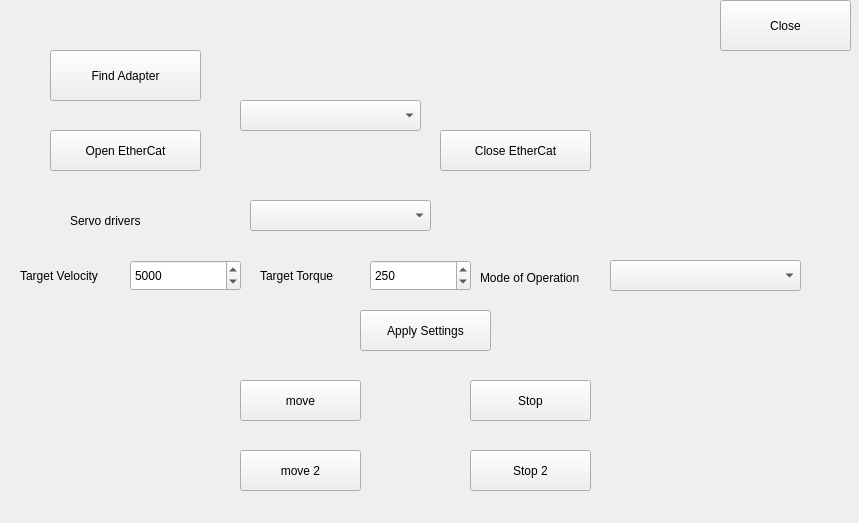
<?xml version="1.0" encoding="UTF-8"?>
<ui version="4.0">
 <class>Widget</class>
 <widget class="QWidget" name="Widget">
  <property name="geometry">
   <rect>
    <x>0</x>
    <y>0</y>
    <width>859</width>
    <height>523</height>
   </rect>
  </property>
  <property name="windowTitle">
   <string>Widget</string>
  </property>
  <widget class="QPushButton" name="FindAdapter">
   <property name="geometry">
    <rect>
     <x>50</x>
     <y>50</y>
     <width>151</width>
     <height>51</height>
    </rect>
   </property>
   <property name="text">
    <string>Find Adapter</string>
   </property>
  </widget>
  <widget class="QComboBox" name="Combo_Adapter">
   <property name="geometry">
    <rect>
     <x>240</x>
     <y>100</y>
     <width>181</width>
     <height>31</height>
    </rect>
   </property>
  </widget>
  <widget class="QPushButton" name="pushButton_open">
   <property name="geometry">
    <rect>
     <x>50</x>
     <y>130</y>
     <width>151</width>
     <height>41</height>
    </rect>
   </property>
   <property name="text">
    <string>Open EtherCat</string>
   </property>
  </widget>
  <widget class="QComboBox" name="Combo_Slaves">
   <property name="geometry">
    <rect>
     <x>250</x>
     <y>200</y>
     <width>181</width>
     <height>31</height>
    </rect>
   </property>
  </widget>
  <widget class="QLabel" name="label">
   <property name="geometry">
    <rect>
     <x>70</x>
     <y>210</y>
     <width>141</width>
     <height>21</height>
    </rect>
   </property>
   <property name="text">
    <string>Servo drivers</string>
   </property>
  </widget>
  <widget class="QPushButton" name="pushButton_move">
   <property name="geometry">
    <rect>
     <x>240</x>
     <y>380</y>
     <width>121</width>
     <height>41</height>
    </rect>
   </property>
   <property name="text">
    <string>move</string>
   </property>
  </widget>
  <widget class="QPushButton" name="pushButton_Close">
   <property name="geometry">
    <rect>
     <x>440</x>
     <y>130</y>
     <width>151</width>
     <height>41</height>
    </rect>
   </property>
   <property name="text">
    <string>Close EtherCat</string>
   </property>
  </widget>
  <widget class="QSpinBox" name="spinBox_TargetVelocity">
   <property name="geometry">
    <rect>
     <x>130</x>
     <y>260</y>
     <width>111</width>
     <height>31</height>
    </rect>
   </property>
   <property name="maximum">
    <number>100000</number>
   </property>
   <property name="value">
    <number>5000</number>
   </property>
  </widget>
  <widget class="QLabel" name="label_2">
   <property name="geometry">
    <rect>
     <x>20</x>
     <y>260</y>
     <width>141</width>
     <height>31</height>
    </rect>
   </property>
   <property name="text">
    <string>Target Velocity</string>
   </property>
  </widget>
  <widget class="QPushButton" name="pushButton_Stop">
   <property name="geometry">
    <rect>
     <x>470</x>
     <y>380</y>
     <width>121</width>
     <height>41</height>
    </rect>
   </property>
   <property name="text">
    <string>Stop</string>
   </property>
  </widget>
  <widget class="QPushButton" name="CloseB">
   <property name="geometry">
    <rect>
     <x>720</x>
     <y>0</y>
     <width>131</width>
     <height>51</height>
    </rect>
   </property>
   <property name="text">
    <string>Close</string>
   </property>
  </widget>
  <widget class="QLabel" name="label_3">
   <property name="geometry">
    <rect>
     <x>260</x>
     <y>260</y>
     <width>101</width>
     <height>31</height>
    </rect>
   </property>
   <property name="text">
    <string>Target Torque</string>
   </property>
  </widget>
  <widget class="QLabel" name="label_4">
   <property name="geometry">
    <rect>
     <x>480</x>
     <y>268</y>
     <width>131</width>
     <height>20</height>
    </rect>
   </property>
   <property name="text">
    <string>Mode of Operation</string>
   </property>
  </widget>
  <widget class="QComboBox" name="ModeOfOperation">
   <property name="geometry">
    <rect>
     <x>610</x>
     <y>260</y>
     <width>191</width>
     <height>31</height>
    </rect>
   </property>
  </widget>
  <widget class="QPushButton" name="ApplySetB">
   <property name="geometry">
    <rect>
     <x>360</x>
     <y>310</y>
     <width>131</width>
     <height>41</height>
    </rect>
   </property>
   <property name="text">
    <string>Apply Settings</string>
   </property>
  </widget>
  <widget class="QSpinBox" name="spinBox_TargetTorque">
   <property name="geometry">
    <rect>
     <x>370</x>
     <y>260</y>
     <width>101</width>
     <height>31</height>
    </rect>
   </property>
   <property name="maximum">
    <number>1000</number>
   </property>
   <property name="value">
    <number>250</number>
   </property>
  </widget>
  <widget class="QPushButton" name="pushButton_move_2">
   <property name="geometry">
    <rect>
     <x>240</x>
     <y>450</y>
     <width>121</width>
     <height>41</height>
    </rect>
   </property>
   <property name="text">
    <string>move 2</string>
   </property>
  </widget>
  <widget class="QPushButton" name="pushButton_Stop_2">
   <property name="geometry">
    <rect>
     <x>470</x>
     <y>450</y>
     <width>121</width>
     <height>41</height>
    </rect>
   </property>
   <property name="text">
    <string>Stop 2</string>
   </property>
  </widget>
 </widget>
 <resources/>
 <connections/>
</ui>
